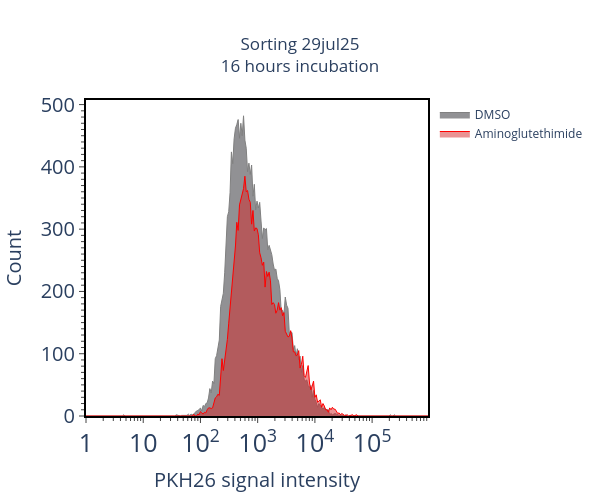

Write notebook code for a chart like this one.
### Code cell
# Generating graphs for the selected date, 29jul25.
graph = cf.Graph(
    df, 
    samples=["DMSO", "Aminoglutethimide"], 
    incub_duration="16 hours incubation", 
    channel="Size_normalized_PKH26",
    date="29jul25"
)

graph.set_layout(
                line_colors=["gray", "red"],
                fill_colors=["rgba(36, 37, 42, 0.5)", # blackish
                              "rgba(214, 39, 40, 0.5)"], # redish
                # Modify the tick values to the desired values or leave it
                # as None so that plotly automatically determines the
                # range.
                tick0=None, 
                dtick=None, 
)


save_fig=False # change to True if you want to save the figure.
save_path= r"YOUR/DESIRED/PATH/TO/SAVE/THE/FIGURE"  
graph.graph_generator(save_fig=save_fig, save_path=save_path)

### Figure 1 — Plotly figure (JSON) as saved in the notebook; plotly's stock layout.template omitted (floating-point values rounded to 4 significant figures; data arrays with more than 128 entries replaced by an {"elided": "..."} marker saying what was removed)
{"data": [{"fill": "tozeroy", "fillcolor": "rgba(36, 37, 42, 0.5)", "line": {"color": "gray", "width": 1}, "name": "DMSO", "opacity": 0.5, "type": "scatter", "x": {"elided": "256 float values"}, "y": {"elided": "255 int values"}}, {"fill": "tozeroy", "fillcolor": "rgba(214, 39, 40, 0.5)", "line": {"color": "red", "width": 1}, "name": "Aminoglutethimide", "opacity": 0.5, "type": "scatter", "x": {"elided": "256 float values"}, "y": {"elided": "255 int values"}}], "layout": {"height": 500, "plot_bgcolor": "white", "title": {"text": "Sorting 29jul25<br>16 hours incubation", "x": 0.5}, "width": 600, "xaxis": {"dtick": 1, "exponentformat": "power", "linecolor": "black", "linewidth": 2, "minor": {"dtick": "D1", "showgrid": false, "ticks": "outside"}, "mirror": true, "showline": true, "tick0": 0, "tickfont": {"size": 20}, "ticks": "outside", "title": {"font": {"size": 20}, "text": "PKH26 signal intensity"}, "type": "log"}, "yaxis": {"linecolor": "black", "linewidth": 2, "minor": {"dtick": 10, "showgrid": false, "ticks": "outside"}, "mirror": true, "showline": true, "tickfont": {"size": 20}, "ticks": "outside", "title": {"font": {"size": 20}, "text": "Count"}}}}
